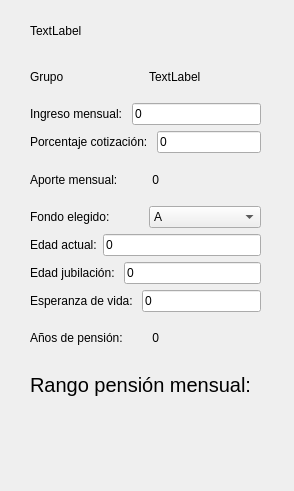
<?xml version="1.0" encoding="UTF-8"?>
<ui version="4.0">
 <class>Form</class>
 <widget class="QWidget" name="Form">
  <property name="geometry">
   <rect>
    <x>0</x>
    <y>0</y>
    <width>294</width>
    <height>491</height>
   </rect>
  </property>
  <property name="windowTitle">
   <string>Form</string>
  </property>
  <widget class="QWidget" name="verticalLayoutWidget">
   <property name="geometry">
    <rect>
     <x>30</x>
     <y>10</y>
     <width>231</width>
     <height>441</height>
    </rect>
   </property>
   <layout class="QVBoxLayout" name="verticalLayout">
    <item>
     <layout class="QHBoxLayout" name="horizontalLayout_12">
      <item>
       <widget class="QLabel" name="logo_argentum">
        <property name="text">
         <string>TextLabel</string>
        </property>
       </widget>
      </item>
     </layout>
    </item>
    <item>
     <layout class="QHBoxLayout" name="horizontalLayout_6">
      <item>
       <widget class="QLabel" name="label12">
        <property name="text">
         <string>Grupo</string>
        </property>
       </widget>
      </item>
      <item>
       <widget class="QLabel" name="logo_hexa">
        <property name="text">
         <string>TextLabel</string>
        </property>
       </widget>
      </item>
     </layout>
    </item>
    <item>
     <layout class="QHBoxLayout" name="horizontalLayout_2">
      <item>
       <widget class="QLabel" name="label_2">
        <property name="text">
         <string>Ingreso mensual: </string>
        </property>
       </widget>
      </item>
      <item>
       <widget class="QLineEdit" name="ingreso_mensual">
        <property name="text">
         <string>0</string>
        </property>
       </widget>
      </item>
     </layout>
    </item>
    <item>
     <layout class="QHBoxLayout" name="horizontalLayout">
      <item>
       <widget class="QLabel" name="label">
        <property name="text">
         <string>Porcentaje cotización: </string>
        </property>
       </widget>
      </item>
      <item>
       <widget class="QLineEdit" name="porcentaje_cotizacion">
        <property name="text">
         <string>0</string>
        </property>
       </widget>
      </item>
     </layout>
    </item>
    <item>
     <layout class="QHBoxLayout" name="horizontalLayout_7">
      <item>
       <widget class="QLabel" name="label_9">
        <property name="text">
         <string>Aporte mensual:</string>
        </property>
       </widget>
      </item>
      <item>
       <widget class="QLabel" name="aporte">
        <property name="text">
         <string> 0</string>
        </property>
       </widget>
      </item>
     </layout>
    </item>
    <item>
     <layout class="QHBoxLayout" name="horizontalLayout_8">
      <item>
       <widget class="QLabel" name="label_13">
        <property name="text">
         <string>Fondo elegido:</string>
        </property>
       </widget>
      </item>
      <item>
       <widget class="QComboBox" name="fondo_elegido">
        <item>
         <property name="text">
          <string>A</string>
         </property>
        </item>
        <item>
         <property name="text">
          <string>B</string>
         </property>
        </item>
        <item>
         <property name="text">
          <string>C</string>
         </property>
        </item>
        <item>
         <property name="text">
          <string>D</string>
         </property>
        </item>
        <item>
         <property name="text">
          <string>E</string>
         </property>
        </item>
       </widget>
      </item>
     </layout>
    </item>
    <item>
     <layout class="QHBoxLayout" name="horizontalLayout_3">
      <item>
       <widget class="QLabel" name="label_3">
        <property name="text">
         <string>Edad actual:</string>
        </property>
       </widget>
      </item>
      <item>
       <widget class="QLineEdit" name="edad_actual">
        <property name="text">
         <string>0</string>
        </property>
       </widget>
      </item>
     </layout>
    </item>
    <item>
     <layout class="QHBoxLayout" name="horizontalLayout_4">
      <item>
       <widget class="QLabel" name="label_4">
        <property name="text">
         <string>Edad jubilación: </string>
        </property>
       </widget>
      </item>
      <item>
       <widget class="QLineEdit" name="edad_jubilacion">
        <property name="text">
         <string>0</string>
        </property>
       </widget>
      </item>
     </layout>
    </item>
    <item>
     <layout class="QHBoxLayout" name="horizontalLayout_5">
      <item>
       <widget class="QLabel" name="label_5">
        <property name="text">
         <string>Esperanza de vida: </string>
        </property>
       </widget>
      </item>
      <item>
       <widget class="QLineEdit" name="esperanza_de_vida">
        <property name="text">
         <string>0</string>
        </property>
       </widget>
      </item>
     </layout>
    </item>
    <item>
     <layout class="QHBoxLayout" name="horizontalLayout_9">
      <item>
       <widget class="QLabel" name="label_10">
        <property name="text">
         <string>Años de pensión:</string>
        </property>
       </widget>
      </item>
      <item>
       <widget class="QLabel" name="years_pension">
        <property name="text">
         <string> 0</string>
        </property>
       </widget>
      </item>
     </layout>
    </item>
    <item>
     <widget class="QLabel" name="label_6">
      <property name="font">
       <font>
        <pointsize>15</pointsize>
       </font>
      </property>
      <property name="text">
       <string>Rango pensión mensual:</string>
      </property>
     </widget>
    </item>
    <item>
     <widget class="QLabel" name="rango_pension">
      <property name="font">
       <font>
        <pointsize>18</pointsize>
       </font>
      </property>
      <property name="text">
       <string> </string>
      </property>
     </widget>
    </item>
   </layout>
  </widget>
  <zorder>verticalLayoutWidget</zorder>
  <zorder>label_10</zorder>
 </widget>
 <resources/>
 <connections/>
</ui>
